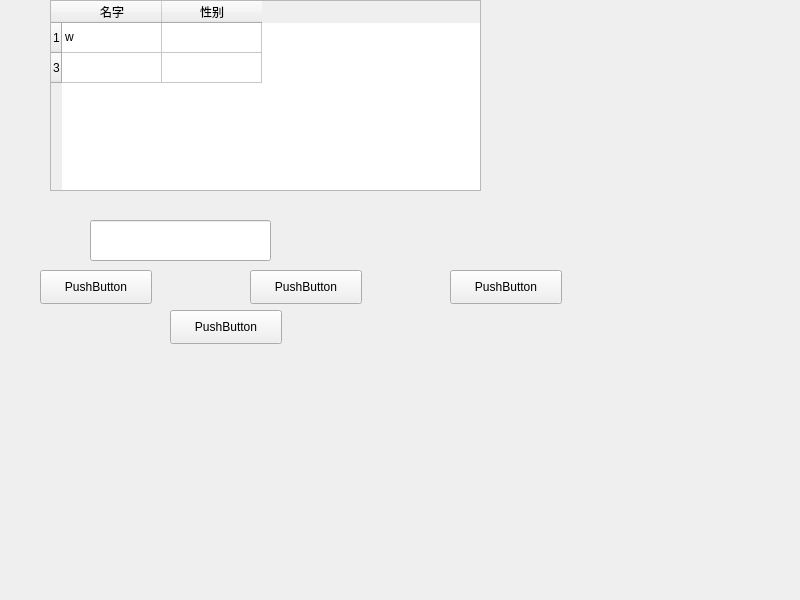
<?xml version="1.0" encoding="UTF-8"?>
<ui version="4.0">
 <class>Widget</class>
 <widget class="QWidget" name="Widget">
  <property name="geometry">
   <rect>
    <x>0</x>
    <y>0</y>
    <width>800</width>
    <height>600</height>
   </rect>
  </property>
  <property name="windowTitle">
   <string>Widget</string>
  </property>
  <widget class="QPushButton" name="pushButton">
   <property name="geometry">
    <rect>
     <x>40</x>
     <y>270</y>
     <width>112</width>
     <height>34</height>
    </rect>
   </property>
   <property name="text">
    <string>PushButton</string>
   </property>
  </widget>
  <widget class="QPushButton" name="pushButton_2">
   <property name="geometry">
    <rect>
     <x>250</x>
     <y>270</y>
     <width>112</width>
     <height>34</height>
    </rect>
   </property>
   <property name="text">
    <string>PushButton</string>
   </property>
  </widget>
  <widget class="QPushButton" name="pushButton_3">
   <property name="geometry">
    <rect>
     <x>450</x>
     <y>270</y>
     <width>112</width>
     <height>34</height>
    </rect>
   </property>
   <property name="text">
    <string>PushButton</string>
   </property>
  </widget>
  <widget class="QPushButton" name="pushButton_4">
   <property name="geometry">
    <rect>
     <x>170</x>
     <y>310</y>
     <width>112</width>
     <height>34</height>
    </rect>
   </property>
   <property name="text">
    <string>PushButton</string>
   </property>
  </widget>
  <widget class="QLineEdit" name="lineEdit">
   <property name="geometry">
    <rect>
     <x>90</x>
     <y>220</y>
     <width>181</width>
     <height>41</height>
    </rect>
   </property>
  </widget>
  <widget class="QTableWidget" name="tableWidget">
   <property name="geometry">
    <rect>
     <x>50</x>
     <y>0</y>
     <width>431</width>
     <height>191</height>
    </rect>
   </property>
   <row>
    <property name="text">
     <string>1</string>
    </property>
   </row>
   <row>
    <property name="text">
     <string>3</string>
    </property>
   </row>
   <column>
    <property name="text">
     <string>名字</string>
    </property>
   </column>
   <column>
    <property name="text">
     <string>性别</string>
    </property>
   </column>
   <item row="0" column="0">
    <property name="text">
     <string>w</string>
    </property>
   </item>
  </widget>
 </widget>
 <resources/>
 <connections/>
</ui>
